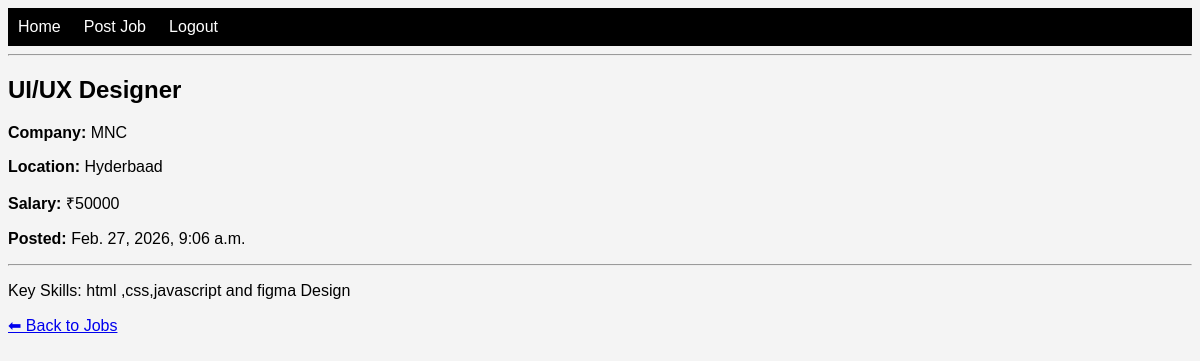
/job/4/ (signed in), run on the app's committed database.
### jobs/models.py (models this page shows, shortened)
class Job(models.Model):
    owner = models.ForeignKey(User, on_delete=models.CASCADE)
    title = models.CharField(max_length=200)
    company = models.CharField(max_length=200)
    location = models.CharField(max_length=100)
    salary = models.IntegerField()
    description = models.TextField()
    posted_at = models.DateTimeField(auto_now_add=True)

### jobs/views.py (the view)
# urls.py: path('job/<int:id>/', views.job_detail, name='job_detail'),
@login_required
def job_detail(request, id):
    job = get_object_or_404(Job, id=id)
    return render(request, 'jobs/job_detail.html', {'job': job})

### jobs/templates/jobs/job_detail.html
{% extends 'jobs/base.html' %}
{% block content %}
    <h2>{{ job.title }}</h2>
    <p><strong>Company:</strong> {{ job.company }}</p>
    <p><strong>Location:</strong> {{ job.location }}</p>
    <p><strong>Salary:</strong> ₹{{ job.salary }}</p>
    <p><strong>Posted:</strong> {{ job.posted_at }}</p>
    <hr>
    <p>{{ job.description }}</p>
    <a href="/">⬅ Back to Jobs</a>
{% endblock %}

### jobs/static/jobs/style.css (style rules this page uses)
body { font-family: Arial; background-color: #f4f4f4; }

### data on the page
Job: title "UI/UX Designer", company "MNC", location "Hyderbaad", salary "50000", posted_at "Feb. 27, 2026, 9:06 a.m.", description "Key Skills: html ,css,javascript and figma Design"
